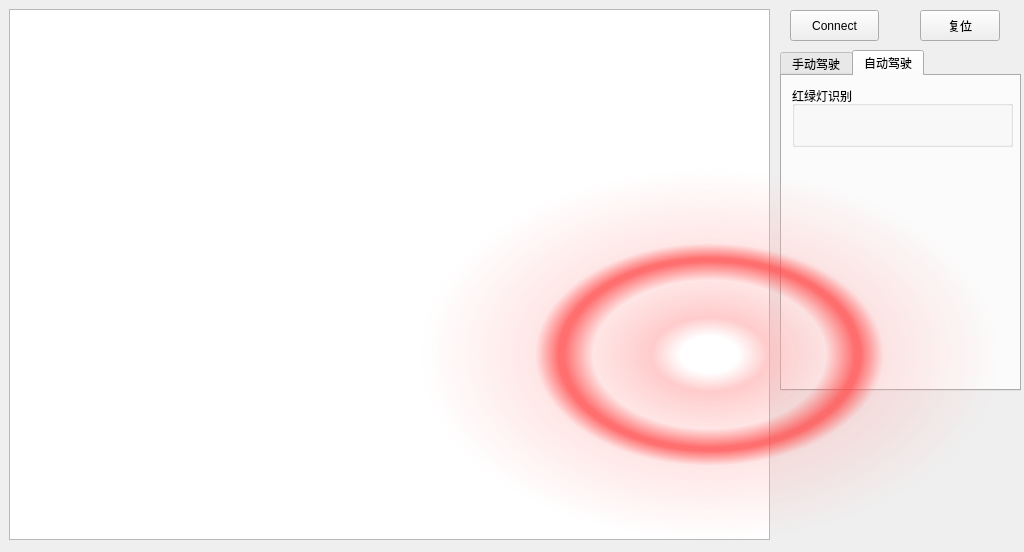
<?xml version="1.0" encoding="UTF-8"?>
<ui version="4.0">
 <class>AICarDemo</class>
 <widget class="QWidget" name="AICarDemo">
  <property name="geometry">
   <rect>
    <x>0</x>
    <y>0</y>
    <width>1024</width>
    <height>552</height>
   </rect>
  </property>
  <property name="minimumSize">
   <size>
    <width>1024</width>
    <height>552</height>
   </size>
  </property>
  <property name="windowTitle">
   <string>Form</string>
  </property>
  <widget class="QGraphicsView" name="graphicsView">
   <property name="geometry">
    <rect>
     <x>9</x>
     <y>9</y>
     <width>761</width>
     <height>531</height>
    </rect>
   </property>
   <property name="styleSheet">
    <string notr="true"/>
   </property>
  </widget>
  <widget class="QPushButton" name="connect">
   <property name="geometry">
    <rect>
     <x>790</x>
     <y>10</y>
     <width>89</width>
     <height>31</height>
    </rect>
   </property>
   <property name="text">
    <string>Connect</string>
   </property>
  </widget>
  <widget class="QPushButton" name="Car_reset">
   <property name="geometry">
    <rect>
     <x>920</x>
     <y>10</y>
     <width>80</width>
     <height>31</height>
    </rect>
   </property>
   <property name="text">
    <string>复位</string>
   </property>
  </widget>
  <widget class="QLabel" name="Car_videoDisplay">
   <property name="geometry">
    <rect>
     <x>419</x>
     <y>169</y>
     <width>581</width>
     <height>371</height>
    </rect>
   </property>
   <property name="styleSheet">
    <string notr="true">background-color: qradialgradient(spread:pad, cx:0.5, cy:0.5, radius:0.5, fx:0.5, fy:0.5, stop:0 rgba(255, 255, 255, 255), stop:0.1 rgba(255, 255, 255, 255), stop:0.2 rgba(255, 176, 176, 167), stop:0.3 rgba(255, 151, 151, 92), stop:0.4 rgba(255, 125, 125, 51), stop:0.5 rgba(255, 76, 76, 205), stop:0.52 rgba(255, 76, 76, 205), stop:0.6 rgba(255, 180, 180, 84), stop:1 rgba(255, 255, 255, 0));</string>
   </property>
   <property name="text">
    <string/>
   </property>
  </widget>
  <widget class="QTabWidget" name="tabWidget">
   <property name="geometry">
    <rect>
     <x>780</x>
     <y>50</y>
     <width>241</width>
     <height>341</height>
    </rect>
   </property>
   <property name="minimumSize">
    <size>
     <width>181</width>
     <height>341</height>
    </size>
   </property>
   <property name="sizeIncrement">
    <size>
     <width>0</width>
     <height>0</height>
    </size>
   </property>
   <property name="baseSize">
    <size>
     <width>0</width>
     <height>0</height>
    </size>
   </property>
   <property name="currentIndex">
    <number>1</number>
   </property>
   <property name="iconSize">
    <size>
     <width>16</width>
     <height>16</height>
    </size>
   </property>
   <widget class="QWidget" name="tab_1">
    <property name="minimumSize">
     <size>
      <width>0</width>
      <height>0</height>
     </size>
    </property>
    <attribute name="title">
     <string>手动驾驶</string>
    </attribute>
    <widget class="QWidget" name="horizontalLayoutWidget">
     <property name="geometry">
      <rect>
       <x>10</x>
       <y>10</y>
       <width>256</width>
       <height>101</height>
      </rect>
     </property>
     <layout class="QHBoxLayout" name="horizontalLayout">
      <item>
       <widget class="QPushButton" name="turnLeft">
        <property name="text">
         <string>左</string>
        </property>
       </widget>
      </item>
      <item>
       <layout class="QVBoxLayout" name="verticalLayout_3">
        <item>
         <widget class="QPushButton" name="accelerate">
          <property name="text">
           <string>加速</string>
          </property>
         </widget>
        </item>
        <item>
         <spacer name="verticalSpacer">
          <property name="orientation">
           <enum>Qt::Vertical</enum>
          </property>
          <property name="sizeHint" stdset="0">
           <size>
            <width>20</width>
            <height>40</height>
           </size>
          </property>
         </spacer>
        </item>
        <item>
         <widget class="QPushButton" name="decelerate">
          <property name="text">
           <string>减速</string>
          </property>
         </widget>
        </item>
       </layout>
      </item>
      <item>
       <widget class="QPushButton" name="turnRight">
        <property name="text">
         <string>右</string>
        </property>
       </widget>
      </item>
     </layout>
    </widget>
    <widget class="QGroupBox" name="groupBox">
     <property name="geometry">
      <rect>
       <x>2</x>
       <y>110</y>
       <width>230</width>
       <height>190</height>
      </rect>
     </property>
     <property name="title">
      <string>小车状态</string>
     </property>
     <widget class="QLabel" name="Gyro">
      <property name="geometry">
       <rect>
        <x>10</x>
        <y>110</y>
        <width>67</width>
        <height>21</height>
       </rect>
      </property>
      <property name="text">
       <string>角速度:</string>
      </property>
     </widget>
     <widget class="QLabel" name="X">
      <property name="geometry">
       <rect>
        <x>80</x>
        <y>20</y>
        <width>51</width>
        <height>31</height>
       </rect>
      </property>
      <property name="text">
       <string>X</string>
      </property>
     </widget>
     <widget class="QLabel" name="Acc">
      <property name="geometry">
       <rect>
        <x>10</x>
        <y>50</y>
        <width>67</width>
        <height>21</height>
       </rect>
      </property>
      <property name="text">
       <string>加速度:</string>
      </property>
     </widget>
     <widget class="QLabel" name="Z">
      <property name="geometry">
       <rect>
        <x>180</x>
        <y>20</y>
        <width>51</width>
        <height>31</height>
       </rect>
      </property>
      <property name="text">
       <string>Z</string>
      </property>
     </widget>
     <widget class="QLabel" name="temp">
      <property name="geometry">
       <rect>
        <x>10</x>
        <y>140</y>
        <width>67</width>
        <height>17</height>
       </rect>
      </property>
      <property name="text">
       <string>温度:</string>
      </property>
     </widget>
     <widget class="QLabel" name="Gyro_X">
      <property name="geometry">
       <rect>
        <x>80</x>
        <y>110</y>
        <width>51</width>
        <height>17</height>
       </rect>
      </property>
      <property name="text">
       <string>0</string>
      </property>
     </widget>
     <widget class="QLabel" name="Y">
      <property name="geometry">
       <rect>
        <x>130</x>
        <y>20</y>
        <width>41</width>
        <height>31</height>
       </rect>
      </property>
      <property name="text">
       <string>Y</string>
      </property>
     </widget>
     <widget class="Line" name="line_1">
      <property name="geometry">
       <rect>
        <x>1</x>
        <y>40</y>
        <width>231</width>
        <height>20</height>
       </rect>
      </property>
      <property name="orientation">
       <enum>Qt::Horizontal</enum>
      </property>
     </widget>
     <widget class="Line" name="line_2">
      <property name="geometry">
       <rect>
        <x>1</x>
        <y>70</y>
        <width>231</width>
        <height>16</height>
       </rect>
      </property>
      <property name="orientation">
       <enum>Qt::Horizontal</enum>
      </property>
     </widget>
     <widget class="QLabel" name="Gyro_Y">
      <property name="geometry">
       <rect>
        <x>130</x>
        <y>110</y>
        <width>51</width>
        <height>17</height>
       </rect>
      </property>
      <property name="text">
       <string>0</string>
      </property>
     </widget>
     <widget class="QLabel" name="Gyro_Z">
      <property name="geometry">
       <rect>
        <x>180</x>
        <y>110</y>
        <width>51</width>
        <height>17</height>
       </rect>
      </property>
      <property name="text">
       <string>0</string>
      </property>
     </widget>
     <widget class="QLabel" name="Acc_Y">
      <property name="geometry">
       <rect>
        <x>130</x>
        <y>50</y>
        <width>51</width>
        <height>17</height>
       </rect>
      </property>
      <property name="text">
       <string>0</string>
      </property>
     </widget>
     <widget class="QLabel" name="Acc_Z">
      <property name="geometry">
       <rect>
        <x>180</x>
        <y>50</y>
        <width>51</width>
        <height>17</height>
       </rect>
      </property>
      <property name="text">
       <string>0</string>
      </property>
     </widget>
     <widget class="Line" name="line_3">
      <property name="geometry">
       <rect>
        <x>1</x>
        <y>100</y>
        <width>231</width>
        <height>16</height>
       </rect>
      </property>
      <property name="orientation">
       <enum>Qt::Horizontal</enum>
      </property>
     </widget>
     <widget class="QLabel" name="radar">
      <property name="geometry">
       <rect>
        <x>10</x>
        <y>170</y>
        <width>67</width>
        <height>17</height>
       </rect>
      </property>
      <property name="text">
       <string>雷达:</string>
      </property>
     </widget>
     <widget class="QLabel" name="temp_data">
      <property name="geometry">
       <rect>
        <x>80</x>
        <y>140</y>
        <width>51</width>
        <height>17</height>
       </rect>
      </property>
      <property name="text">
       <string>0</string>
      </property>
     </widget>
     <widget class="QLabel" name="radar_data">
      <property name="geometry">
       <rect>
        <x>80</x>
        <y>170</y>
        <width>151</width>
        <height>17</height>
       </rect>
      </property>
      <property name="text">
       <string/>
      </property>
     </widget>
     <widget class="Line" name="line_4">
      <property name="geometry">
       <rect>
        <x>1</x>
        <y>130</y>
        <width>231</width>
        <height>20</height>
       </rect>
      </property>
      <property name="orientation">
       <enum>Qt::Horizontal</enum>
      </property>
     </widget>
     <widget class="QLabel" name="Angle">
      <property name="geometry">
       <rect>
        <x>10</x>
        <y>80</y>
        <width>67</width>
        <height>21</height>
       </rect>
      </property>
      <property name="text">
       <string>角度:</string>
      </property>
     </widget>
     <widget class="QLabel" name="Angle_Z">
      <property name="geometry">
       <rect>
        <x>180</x>
        <y>80</y>
        <width>51</width>
        <height>17</height>
       </rect>
      </property>
      <property name="text">
       <string>0</string>
      </property>
     </widget>
     <widget class="QLabel" name="Angle_Y">
      <property name="geometry">
       <rect>
        <x>130</x>
        <y>80</y>
        <width>51</width>
        <height>17</height>
       </rect>
      </property>
      <property name="text">
       <string>0</string>
      </property>
     </widget>
     <widget class="QLabel" name="Angle_X">
      <property name="geometry">
       <rect>
        <x>80</x>
        <y>80</y>
        <width>51</width>
        <height>17</height>
       </rect>
      </property>
      <property name="text">
       <string>0</string>
      </property>
     </widget>
     <widget class="QLabel" name="Acc_X">
      <property name="geometry">
       <rect>
        <x>80</x>
        <y>50</y>
        <width>51</width>
        <height>17</height>
       </rect>
      </property>
      <property name="text">
       <string>0</string>
      </property>
     </widget>
    </widget>
   </widget>
   <widget class="QWidget" name="tab_2">
    <attribute name="title">
     <string>自动驾驶</string>
    </attribute>
    <widget class="QGroupBox" name="RGYLightBox">
     <property name="geometry">
      <rect>
       <x>10</x>
       <y>10</y>
       <width>221</width>
       <height>61</height>
      </rect>
     </property>
     <property name="styleSheet">
      <string notr="true"/>
     </property>
     <property name="title">
      <string>红绿灯识别</string>
     </property>
     <widget class="QLabel" name="rgb_light">
      <property name="geometry">
       <rect>
        <x>83</x>
        <y>20</y>
        <width>131</width>
        <height>41</height>
       </rect>
      </property>
      <property name="styleSheet">
       <string notr="true">border-image: url(:/image/res/image/rgb_light_no.png);</string>
      </property>
      <property name="text">
       <string/>
      </property>
     </widget>
     <widget class="QLabel" name="red_light">
      <property name="geometry">
       <rect>
        <x>91</x>
        <y>30</y>
        <width>21</width>
        <height>21</height>
       </rect>
      </property>
      <property name="styleSheet">
       <string notr="true"/>
      </property>
      <property name="text">
       <string/>
      </property>
     </widget>
     <widget class="QLabel" name="yellow_light">
      <property name="geometry">
       <rect>
        <x>126</x>
        <y>30</y>
        <width>21</width>
        <height>21</height>
       </rect>
      </property>
      <property name="styleSheet">
       <string notr="true"/>
      </property>
      <property name="text">
       <string/>
      </property>
     </widget>
     <widget class="QLabel" name="green_light">
      <property name="geometry">
       <rect>
        <x>160</x>
        <y>30</y>
        <width>21</width>
        <height>21</height>
       </rect>
      </property>
      <property name="styleSheet">
       <string notr="true"/>
      </property>
      <property name="text">
       <string/>
      </property>
     </widget>
    </widget>
   </widget>
  </widget>
  <zorder>graphicsView</zorder>
  <zorder>connect</zorder>
  <zorder>Car_reset</zorder>
  <zorder>tabWidget</zorder>
  <zorder>Car_videoDisplay</zorder>
 </widget>
 <resources/>
 <connections/>
</ui>
